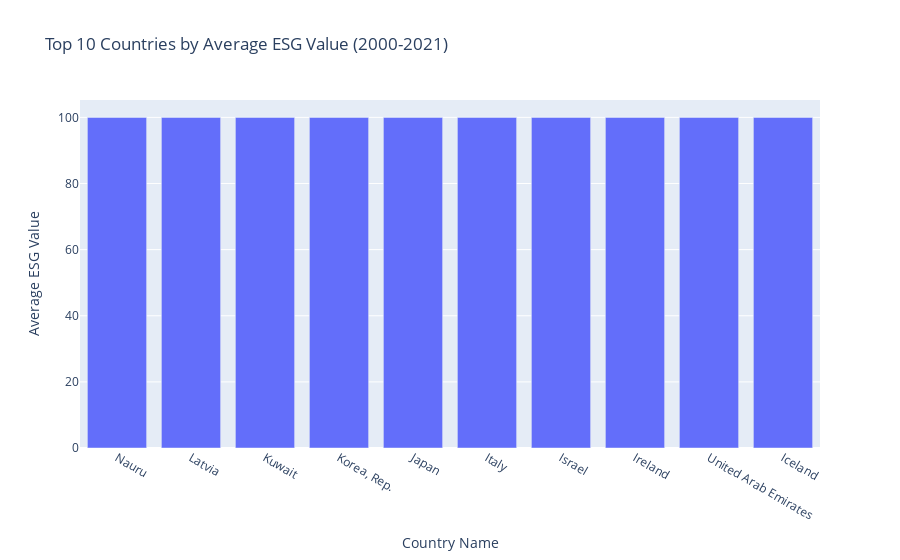

The code cell stored with this chart in its notebook:
### Code cell
# Top 10 countries by average ESG value
top_countries_average = data_cleaned[['Country Name', 'Average ESG Value']].dropna()
top_countries_average = top_countries_average.sort_values(by='Average ESG Value', ascending=False).head(10)
fig_top_avg = px.bar(top_countries_average, x='Country Name', y='Average ESG Value', 
                     title='Top 10 Countries by Average ESG Value (2000-2021)')
fig_top_avg.update_layout(xaxis_title='Country Name', yaxis_title='Average ESG Value')
fig_top_avg.show()

### Figure 1 — Plotly figure (JSON) as saved in the notebook; plotly's stock layout.template omitted (floating-point values rounded to 4 significant figures)
{"data": [{"alignmentgroup": "True", "hovertemplate": "Country Name=%{x}<br>Average ESG Value=%{y}<extra></extra>", "legendgroup": "", "marker": {"color": "#636efa", "pattern": {"shape": ""}}, "name": "", "offsetgroup": "", "orientation": "v", "showlegend": false, "textposition": "auto", "type": "bar", "x": ["Nauru", "Latvia", "Kuwait", "Korea, Rep.", "Japan", "Italy", "Israel", "Ireland", "United Arab Emirates", "Iceland"], "xaxis": "x", "y": [100, 100, 100, 100, 100, 100, 100, 100, 100, 100], "yaxis": "y"}], "layout": {"barmode": "relative", "legend": {"tracegroupgap": 0}, "title": {"text": "Top 10 Countries by Average ESG Value (2000-2021)"}, "xaxis": {"anchor": "y", "domain": [0, 1], "title": {"text": "Country Name"}}, "yaxis": {"anchor": "x", "domain": [0, 1], "title": {"text": "Average ESG Value"}}}}
